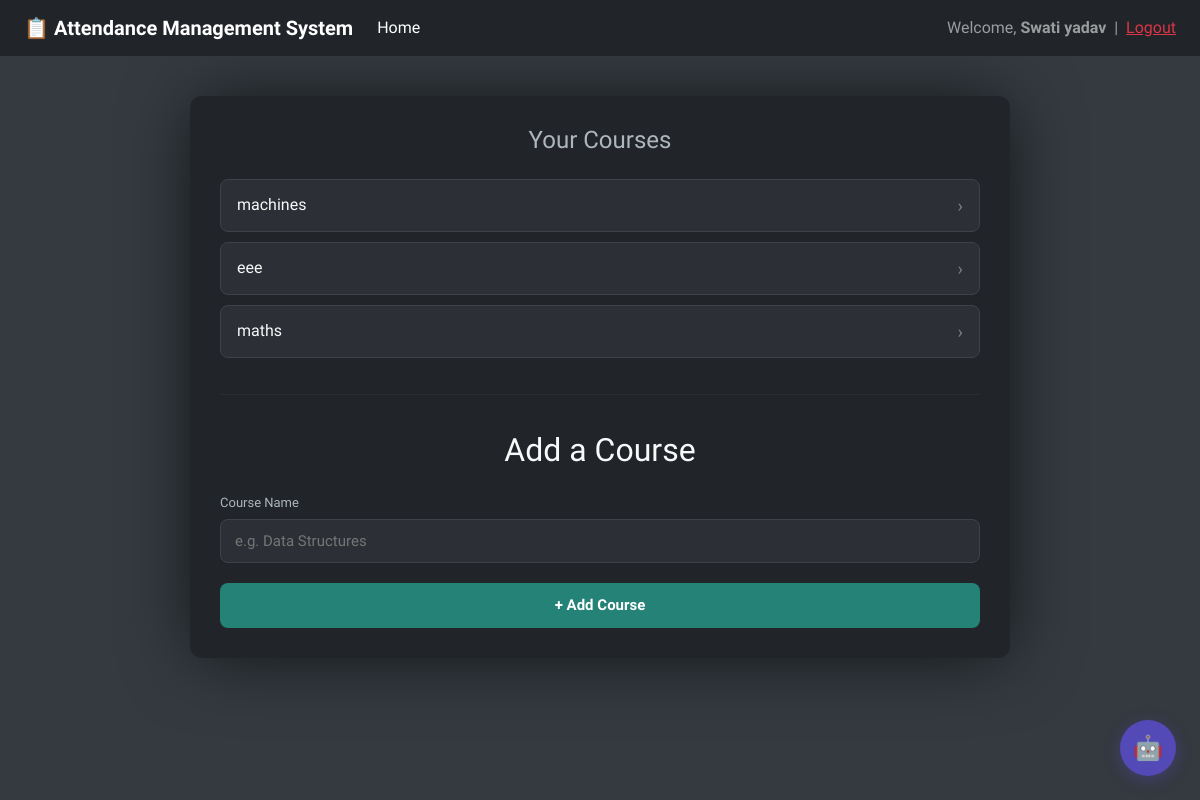
Screenshot of /home (signed in) with the database file from the repository.
### attendance/models.py (models this page shows, shortened)
class Signup(models.Model):
    name = models.CharField(max_length=122)
    email = models.EmailField(max_length=122, unique=True)  # Ensure unique emails
    password = models.CharField(max_length=128)  # Store hashed password
    dept = models.CharField(max_length=100)
    date = models.DateField(default=timezone.now)  # Automatically set the date to now

class Course(models.Model):
    name = models.CharField(max_length=255)
    description = models.TextField(blank=True)  # Optional description
    user = models.ForeignKey(Signup, on_delete=models.CASCADE)  # Link to Signup model

### attendance/views.py (the view, shortened to what this page needs)
# urls.py: path('home', home, name='home'),
def home(request):
    user_id = request.session.get("user_id")
    if not user_id:
        return redirect("login")
    user_instance = Signup.objects.get(id=user_id)
    courses = Course.objects.filter(user=user_instance)
    return render(
        request,
        'home.html',
        {
            'user': user_instance,
            'courses': courses
        }
    )

### templates/home.html (shortened to what this page needs)
<!DOCTYPE html>
<html lang="en">
<head>
  <link href="https://cdn.jsdelivr.net/npm/bootstrap@5.3.0-alpha3/dist/css/bootstrap.min.css" rel="stylesheet">
</head>
<body>
  <nav class="navbar navbar-expand-lg navbar-dark bg-dark">
    <div class="container-fluid px-4">
      <span class="navbar-brand fw-bold">📋 Attendance Management System</span>
      <div class="collapse navbar-collapse">
        <ul class="navbar-nav me-auto mb-2 mb-lg-0">
          <li class="nav-item"><a class="nav-link active" href="#">Home</a></li>
        </ul>
        <span class="navbar-text">
          Welcome, <strong>{{ user.name }}</strong> &nbsp;|&nbsp;
          <a href="{% url 'logout' %}" class="text-danger">Logout</a>
        </span>
      </div>
    </div>
  </nav>
  <div class="main-card">
    <h2>Your Courses</h2>
    <div class="course-list">
      {% for course in courses %}
        <a href="{% url 'register' course.id %}" class="course-item">
          <span>{{ course.name }}</span>
          <span class="arrow">›</span>
        </a>
      {% empty %}
        <div class="empty-msg">No courses added yet. Add one below ↓</div>
      {% endfor %}
    </div>
    <hr class="divider">
    <h1>Add a Course</h1>
    <form method="POST" action="{% url 'home' %}">
      <div class="form-group">
        <label for="course_name">Course Name</label>
        <input type="text" id="course_name" name="course_name"
               placeholder="e.g. Data Structures" required>
      </div>
      <button type="submit" class="btn-add">+ Add Course</button>
    </form>
  </div>
  <a href="{% url 'ai_chat' %}" class="chat-fab" aria-label="Open AI Chat">🤖</a>
</body>
</html>

### templates/home.html (style rules this page uses)
body { background-color: #343a40; color: #f8f9fa; font-family: 'Ubuntu', sans-serif; }
.navbar { margin-bottom: 30px; }
.main-card { margin: 40px auto; background-color: #212529; border-radius: 12px; padding: 30px; box-shadow: 1px 2px 71px -6px rgba(0,0,0,0.67); max-width: 820px; }
h1, h2 { text-align: center; margin-bottom: 24px; }
h1 { font-size: 2em; }
h2 { font-size: 1.5em; color: #adb5bd; }
.course-list { margin-top: 10px; }
.course-item { background-color: #2c3036; border: 1px solid #3d4349; margin-bottom: 10px; padding: 12px 16px; border-radius: 8px; display: flex; align-items: center; justify-content: space-between; text-decoration: none; color: #f8f9fa; transition: background 0.2s; }
.course-item .arrow { opacity: 0.4; font-size: 18px; }
.divider { border: none; border-top: 1px solid #3d4349; margin: 36px 0; }
.form-group { margin-bottom: 14px; }
.form-group label { display: block; margin-bottom: 6px; font-size: 13px; color: #adb5bd; }
input[type="text"] { width: 100%; padding: 10px 14px; border-radius: 8px; border: 1px solid #3d4349; background-color: #2c3036; color: #f8f9fa; font-size: 15px; transition: border 0.2s, box-shadow 0.2s; }
.btn-add { width: 100%; padding: 11px; background-color: #248277; border: none; border-radius: 8px; color: white; font-weight: 700; font-size: 15px; cursor: pointer; margin-top: 6px; transition: background 0.2s; }
.chat-fab { position: fixed; bottom: 24px; right: 24px; width: 56px; height: 56px; border-radius: 50%; background: #534AB7; border: none; cursor: pointer; color: white; font-size: 24px; z-index: 999; display: flex; align-items: center; justify-content: center; box-shadow: 0 4px 16px rgba(83,74,183,0.4); transition: transform 0.2s, box-shadow 0.2s; text-decoration: none; }

### rows the page displays
Signup: name "Swati yadav"
Course: name "machines"
Course: name "eee"
Course: name "maths"
